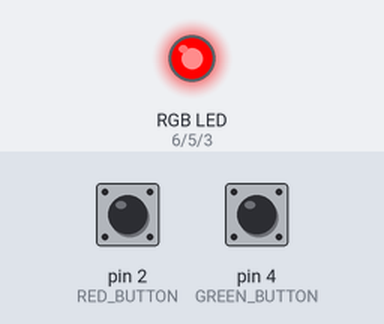
Simulated run of this sketch. Board: Arduino Uno, built with avr-gcc and run on an emulated ATmega328P. Shown: an RGB LED mixed from three pins (HIGH = lit). The inputs (shaded band) are chosen by the test bench; at power-on: pin 2 (RED_BUTTON) HIGH, pin 4 (GREEN_BUTTON) HIGH.

Above: at 1.2 s.
1.3 s: pin 2 (RED_BUTTON) pulled LOW for 0.15 s
At 2.5 s:
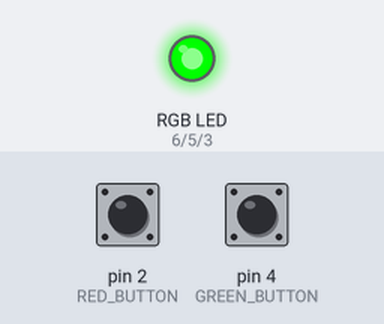
2.9 s: pin 4 (GREEN_BUTTON) pulled LOW for 0.15 s
At 3.7 s:
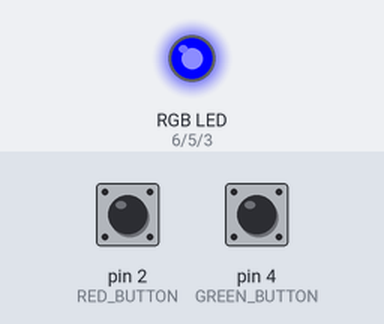
4.5 s: pin 4 (GREEN_BUTTON) pulled LOW for 1 s
At 6.2 s:
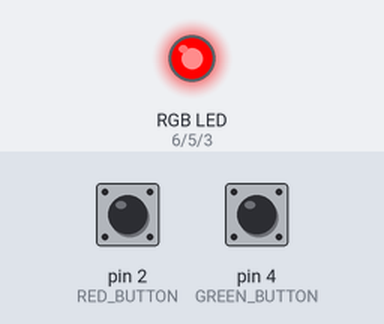
7.0 s: pin 4 (GREEN_BUTTON) pulled LOW for 3.2 s
At 11.0 s:
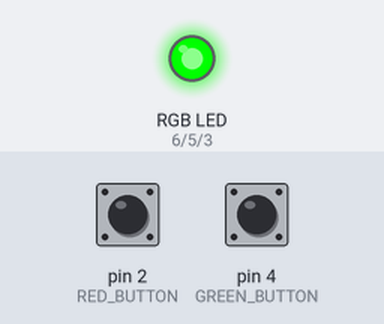
Timing chart, 0 to 12.5 s (numbered marks = the images above; inputs shaded):
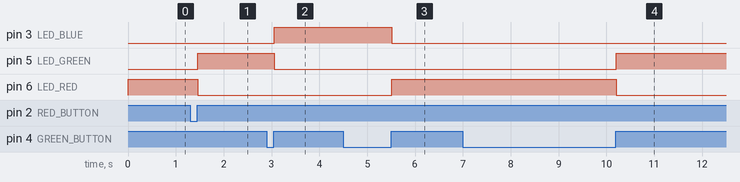

The sketch:

z1.ino
```cpp
#define LED_RED 6
#define LED_GREEN 5
#define LED_BLUE 3

#define RED_BUTTON 2
#define GREEN_BUTTON 4

int led[] = {LED_RED, LED_GREEN, LED_BLUE};

void initRGB()
{
    pinMode(LED_RED, OUTPUT);
    digitalWrite(LED_RED, HIGH);

    pinMode(LED_GREEN, OUTPUT);
    digitalWrite(LED_GREEN, LOW);

    pinMode(LED_BLUE, OUTPUT);
    digitalWrite(LED_BLUE, LOW);
}

void initButtons()
{
    pinMode(RED_BUTTON, INPUT_PULLUP);
    pinMode(GREEN_BUTTON, INPUT_PULLUP);
}

#define DEBOUNCE_PERIOD 10UL

bool isGreenPressed()
{
    static int debounced_button_state = HIGH;
    static int previous_reading = HIGH;
    static unsigned long last_change_time = 0UL;
    bool isPressed = false;

    int current_reading = digitalRead(GREEN_BUTTON);

    if (previous_reading != current_reading)
    {
        last_change_time = millis();
    }

    if (millis() - last_change_time > DEBOUNCE_PERIOD)
    {
        if (current_reading != debounced_button_state)
        {
            if (debounced_button_state == HIGH && current_reading == LOW)
            {
                isPressed = true;
            }
            debounced_button_state = current_reading;
        }
    }

    previous_reading = current_reading;

    return isPressed;
}

bool isGreenReleased()
{
    static int g_debounced_button_state = HIGH;
    static int g_previous_reading = HIGH;
    static unsigned long g_last_change_time = 0UL;
    bool isReleased = false;

    int current_reading = digitalRead(GREEN_BUTTON);

    if (g_previous_reading != current_reading)
    {
        g_last_change_time = millis();
    }

    if (millis() - g_last_change_time > DEBOUNCE_PERIOD)
    {
        if (current_reading != g_debounced_button_state)
        {
            if (g_debounced_button_state == LOW && current_reading == HIGH)
            {
                isReleased = true;
            }
            g_debounced_button_state = current_reading;
        }
    }

    g_previous_reading = current_reading;

    return isReleased;
}

bool isRedReleased()
{
    static int r_debounced_button_state = HIGH;
    static int r_previous_reading = HIGH;
    static unsigned long r_last_change_time = 0UL;
    bool isReleased = false;

    int current_reading = digitalRead(RED_BUTTON);

    if (r_previous_reading != current_reading)
    {
        r_last_change_time = millis();
    }

    if (millis() - r_last_change_time > DEBOUNCE_PERIOD)
    {
        if (current_reading != r_debounced_button_state)
        {
            if (r_debounced_button_state == LOW && current_reading == HIGH)
            {
                isReleased = true;
            }
            r_debounced_button_state = current_reading;
        }
    }

    r_previous_reading = current_reading;

    return isReleased;
}

void setup()
{
    initRGB();
    initButtons();
}

int led_index = 0;
void loop()
{
    if (isRedReleased())
    {
        modifyLEDs();
    } else if(isGreenReleased())
    {
        modifyLEDs();
    }
}

void modifyLEDs()
{
    digitalWrite(led[led_index], LOW);
    led_index = ++led_index % 3;
    digitalWrite(led[led_index], HIGH);
}
```

Measured:
- after the input at 1.3 s, pin 5 (LED_GREEN): LOW → HIGH after 0.16 s; pin 6 (LED_RED): HIGH → LOW after 0.16 s
- after the input at 2.9 s, pin 3 (LED_BLUE): LOW → HIGH after 0.16 s; pin 5 (LED_GREEN): HIGH → LOW after 0.16 s
- after the input at 4.5 s, pin 3 (LED_BLUE): HIGH → LOW after 1.0 s; pin 6 (LED_RED): LOW → HIGH after 1.0 s
- after the input at 7.0 s, pin 5 (LED_GREEN): LOW → HIGH after 3.2 s; pin 6 (LED_RED): HIGH → LOW after 3.2 s
